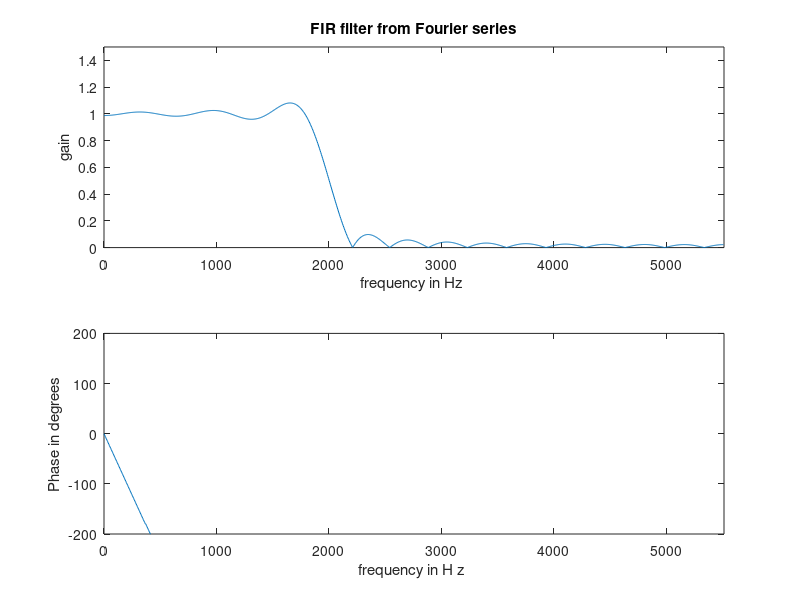
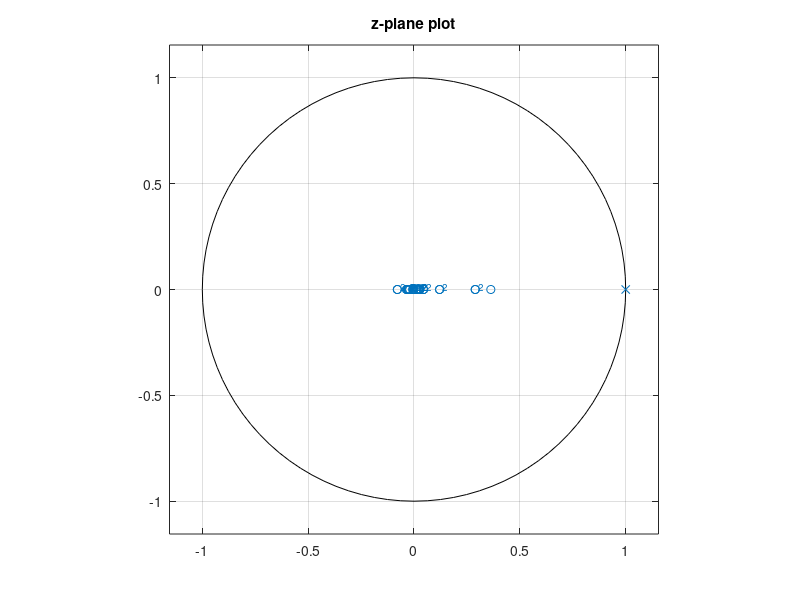

Write the MATLAB code that produced these figures, in order.
% Example 5.2 - p 211 Blandford and Parr
% 
% F. Frigo  25-Sep-2023
% Marquette University
%
N = 30; %Order
fs = 11025;
F = [0 2000/(fs/2) 2000/(fs/2) 1]; %Frequency vector normalized to fs/2
M = [1 1 0 0]; %Corresponding magnitude vector
num = firls(N, F, M);
[H f] = freqz(num, 1, 1024, fs) ;
figure (1) ;
subplot(2, 1, 1)
plot(f, abs(H));
axis([0 fs/2 0 1.5]);
xlabel ('frequency in Hz ');
ylabel ('gain');
title('FIR filter from Fourier series');
subplot(2, 1, 2);
plot(f, unwrap(angle(H)*180/pi));
axis ([0 fs/2 -200 200]);
xlabel ('frequency in H z ');
ylabel ('Phase in degrees');
figure (2); clf ;
zplane(num, 1) ;
title ('z-plane plot');
